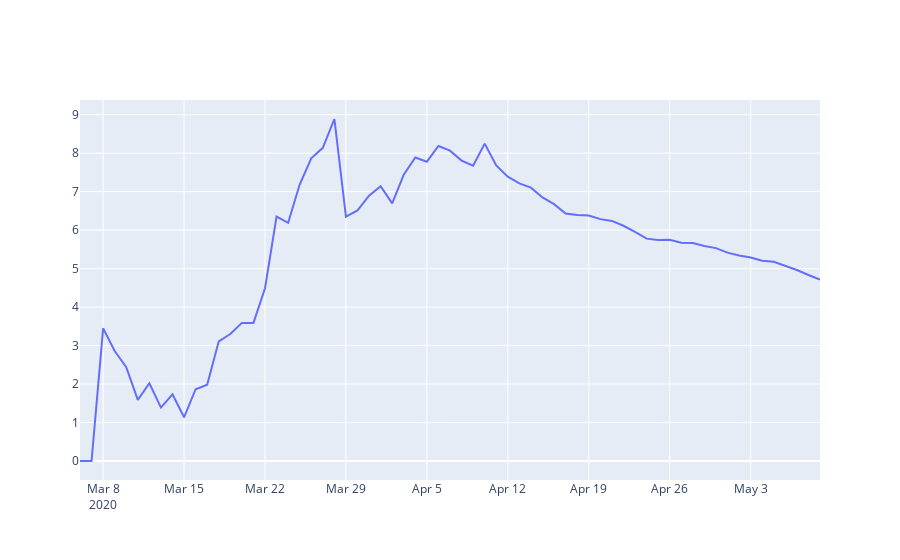

The notebook cell this image was saved under:
### Code cell
#Calculate Positive Test Rate
#chossing date, state, positive,negative,pending tests number columns
df_testing_data = pd.read_csv(url,
                     usecols=['date', 'state', 'positive','negative','pending'],
                     parse_dates=['date'],
                     index_col=['state'],
                     squeeze=True).sort_index() 
#replacing NaN values with 0
df_testing_data.fillna(0,inplace=True)

#shortlisting data for only enteredState
df_testing_data = df_testing_data.xs(state_name)

#arranging dates in ascending order
df_testing_data = df_testing_data.sort_values('date',ascending=True)
x_data_posRate = df_testing_data['date']

#labeltext for graph
posRate_labelText = "Postive Test rate: " + enteredStateName

#calulating percentage for positive tests to total number of tests done
y_data_posRate = (df_testing_data['positive']/( df_testing_data['positive']+df_testing_data['negative']+df_testing_data['pending']))*100
fig_posRate = go.Figure()
fig_posRate.add_trace(go.Scatter(x=x_data_posRate, y=y_data_posRate, text=(posRate_labelText)))
#fig_posRate = px.line(df_testing_data, x=x_data_posRate, y=y_data_posRate, title='Positive Rate')
fig_posRate.show()

### Figure 1 — Plotly figure (JSON) as saved in the notebook; plotly's stock layout.template omitted (floating-point values rounded to 4 significant figures)
{"data": [{"text": "Postive Test rate: Vermont", "type": "scatter", "x": ["2020-03-06T00:00:00", "2020-03-07T00:00:00", "2020-03-08T00:00:00", "2020-03-09T00:00:00", "2020-03-10T00:00:00", "2020-03-11T00:00:00", "2020-03-12T00:00:00", "2020-03-13T00:00:00", "2020-03-14T00:00:00", "2020-03-15T00:00:00", "2020-03-16T00:00:00", "2020-03-17T00:00:00", "2020-03-18T00:00:00", "2020-03-19T00:00:00", "2020-03-20T00:00:00", "2020-03-21T00:00:00", "2020-03-22T00:00:00", "2020-03-23T00:00:00", "2020-03-24T00:00:00", "2020-03-25T00:00:00", "2020-03-26T00:00:00", "2020-03-27T00:00:00", "2020-03-28T00:00:00", "2020-03-29T00:00:00", "2020-03-30T00:00:00", "2020-03-31T00:00:00", "2020-04-01T00:00:00", "2020-04-02T00:00:00", "2020-04-03T00:00:00", "2020-04-04T00:00:00", "2020-04-05T00:00:00", "2020-04-06T00:00:00", "2020-04-07T00:00:00", "2020-04-08T00:00:00", "2020-04-09T00:00:00", "2020-04-10T00:00:00", "2020-04-11T00:00:00", "2020-04-12T00:00:00", "2020-04-13T00:00:00", "2020-04-14T00:00:00", "2020-04-15T00:00:00", "2020-04-16T00:00:00", "2020-04-17T00:00:00", "2020-04-18T00:00:00", "2020-04-19T00:00:00", "2020-04-20T00:00:00", "2020-04-21T00:00:00", "2020-04-22T00:00:00", "2020-04-23T00:00:00", "2020-04-24T00:00:00", "2020-04-25T00:00:00", "2020-04-26T00:00:00", "2020-04-27T00:00:00", "2020-04-28T00:00:00", "2020-04-29T00:00:00", "2020-04-30T00:00:00", "2020-05-01T00:00:00", "2020-05-02T00:00:00", "2020-05-03T00:00:00", "2020-05-04T00:00:00", "2020-05-05T00:00:00", "2020-05-06T00:00:00", "2020-05-07T00:00:00", "2020-05-08T00:00:00", "2020-05-09T00:00:00"], "y": [0, 0, 3.448, 2.857, 2.439, 1.587, 2.02, 1.389, 1.732, 1.136, 1.865, 1.98, 3.11, 3.298, 3.589, 3.589, 4.491, 6.351, 6.189, 7.185, 7.869, 8.138, 8.888, 6.35, 6.514, 6.894, 7.141, 6.694, 7.441, 7.888, 7.779, 8.186, 8.066, 7.807, 7.676, 8.248, 7.68, 7.387, 7.216, 7.104, 6.85, 6.674, 6.43, 6.39, 6.381, 6.286, 6.239, 6.114, 5.956, 5.779, 5.742, 5.751, 5.672, 5.665, 5.587, 5.533, 5.415, 5.34, 5.291, 5.204, 5.178, 5.079, 4.965, 4.835, 4.717]}], "layout": {}}
